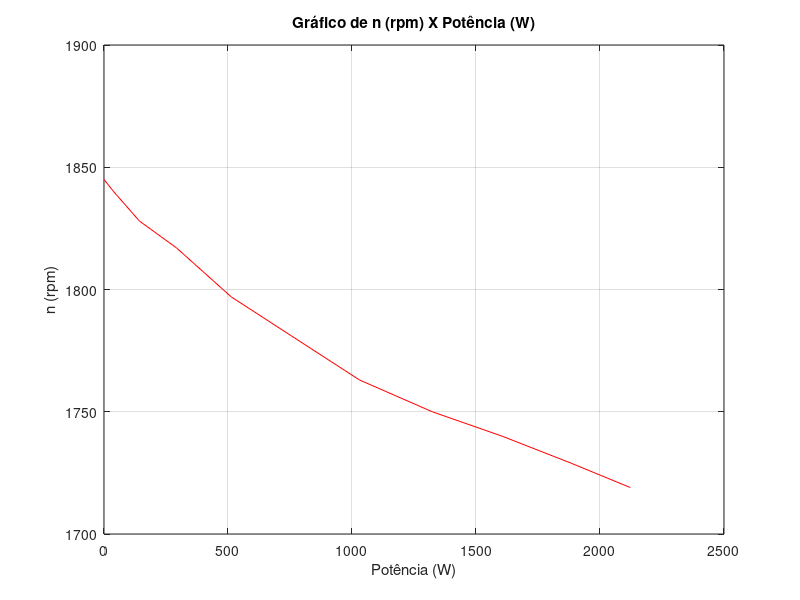
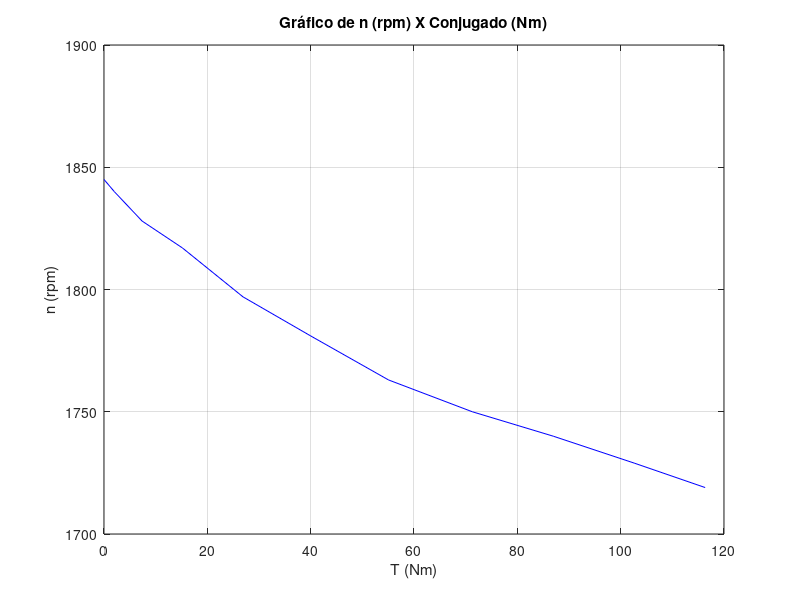
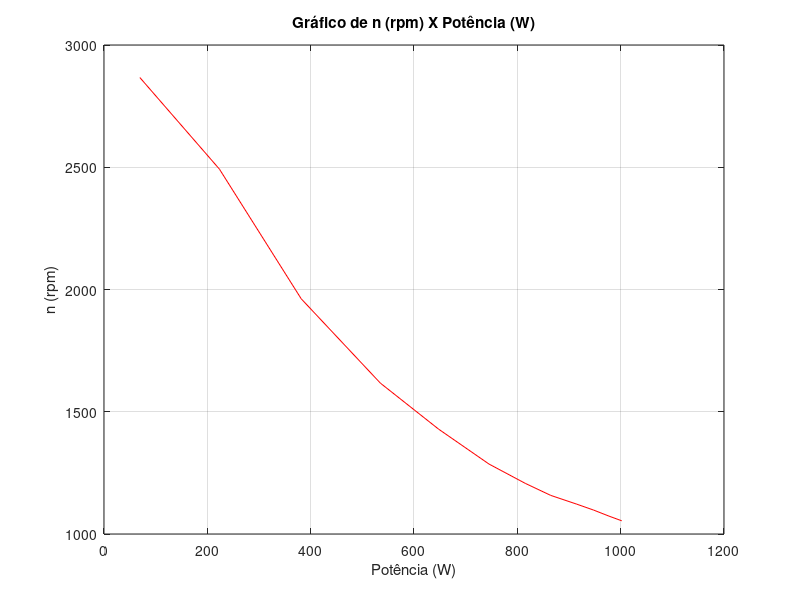
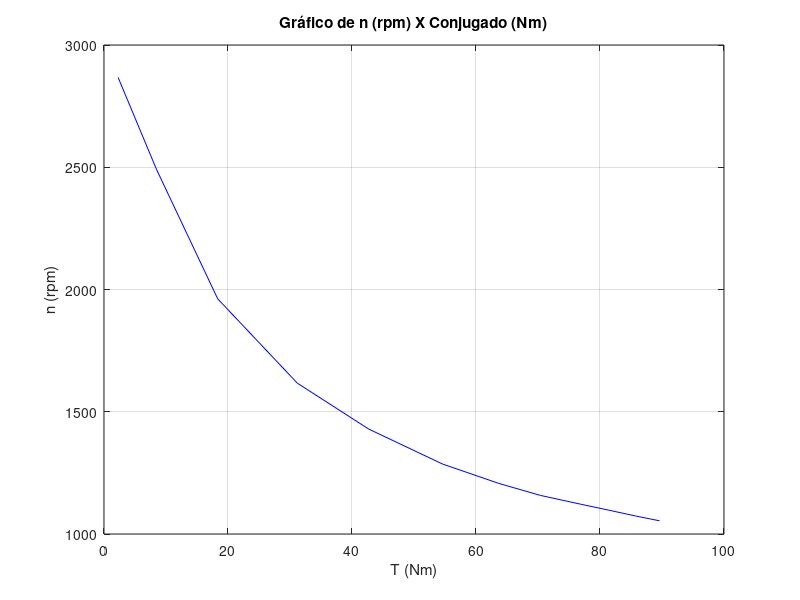

Here is the MATLAB script that generated these plots, in order:
clear
clc
close all

If1 = [0, 0.05, 0.1, 0.15, 0.2, 0.25, 0.3, 0.35, 0.4, 0.45, 0.5];
Vl1 = [0, 33.8, 63, 89.4, 117.5, 142.2, 165.7, 187.3, 206, 223.2, 237];
Il1 = [0.01, 0.67, 1.31, 1.89, 2.52, 3.07, 3.59, 4.08, 4.50, 4.87, 5.17];
n1 = [1845, 1840, 1828, 1817, 1797, 1781, 1763, 1750, 1740, 1729, 1719];

P1 = sqrt(3) * Vl1 .* Il1; % Calcula a potência

figure % Cria uma nova janela de gráfico
plot(P1, n1, 'r-') % Plota o gráfico da potência
xlabel('Potência (W)')
ylabel('n (rpm)')
title('Gráfico de n (rpm) X Potência (W)')
grid()

figure % Cria outra nova janela de gráfico
T1 = (P1 ./ n1) / 2 .* 3.1415 .* 60; % Calcula o torque
plot(T1, n1, 'b-') % Plota o gráfico do torque
xlabel('T (Nm)')
ylabel('n (rpm)')
title('Gráfico de n (rpm) X Conjugado (Nm)')
grid()



If2 = [0.05, 0.1, 0.15, 0.2, 0.25, 0.3, 0.35, 0.4, 0.45, 0.5, 0.55, 0.6];
Vl2 = [44.5, 83.8, 102.5, 121.6, 134.0, 143.9, 150.9, 155.5, 160.1, 162.8, 166, 167.7];
Il2 = [0.90, 1.54, 2.15, 2.54, 2.79, 2.99, 3.12, 3.21, 3.3, 3.36, 3.4, 3.45];
n2 = [2867, 2492, 1962, 1617, 1429, 1286, 1207, 1158, 1122, 1098, 1073, 1054];

P2 = sqrt(3) * Vl2 .* Il2; % Calcula a potência

figure % Cria uma nova janela de gráfico
plot(P2, n2, 'r-') % Plota o gráfico da potência
xlabel('Potência (W)')
ylabel('n (rpm)')
title('Gráfico de n (rpm) X Potência (W)')
grid()

figure % Cria outra nova janela de gráfico
T2 = (P2 ./ n2) / 2 .* pi .* 60; % Calcula o torque
plot(T2, n2, 'b-') % Plota o gráfico do torque
xlabel('T (Nm)')
ylabel('n (rpm)')
title('Gráfico de n (rpm) X Conjugado (Nm)')
grid()
